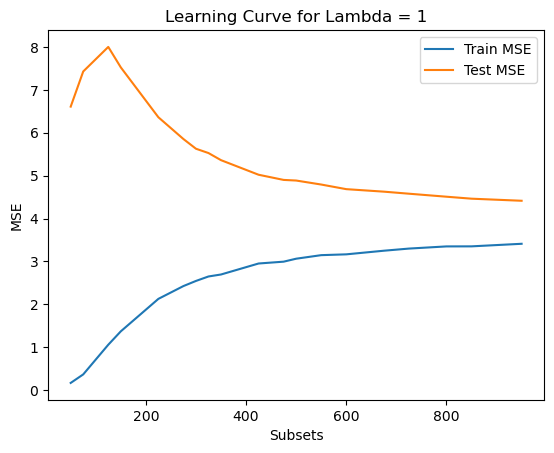

Recreate this plot in Python.
import pandas as pd
import numpy as np
import random as rand
import matplotlib.pyplot as plt

'''
mse_calculator calculates the mse for training and test data for a single
value of lambda, given a lambda, training matrix, and test matrix as input.

It returns the list [lambda, train mse,  test mse]

'''
def mse_calculator(lmbda, df_train, df_test):

    #create relevant matrices for TRAIN
    df_train_x = df_train.drop(["y"], axis=1)
    df_train_x.insert(0,"x0", 1)
    df_train_y = df_train[["y"]]
    df_train_xT = df_train_x.T
    df_train_xTx = df_train_xT.dot(df_train_x)
    
    #create lambda*I matrix
    lam = lmbda
    ID_matrix = np.eye(len(df_train_xTx.columns))
    lmbda_ID = lam * ID_matrix
    
    #create relevant matrices for TEST
    df_test_x = df_test.drop(["y"], axis=1)
    df_test_x.insert(0,"x0", 1)
    df_test_y = df_test[["y"]]
    
    #3. calculating (xT*x + lambda*I) for TRAIN
    df_train_xTx_Lmbda = df_train_xTx + lmbda_ID
    
    #calculating inverse of (xT*x + lambda*I) for TRAIN
    df_train_inverse = pd.DataFrame(np.linalg.inv(df_train_xTx_Lmbda))
    
    #rename columns of df_inverse to match with df_y rows for TRAIN
    for x in range(len(df_train_inverse.columns)):
        df_train_inverse.rename({x:f"x{x}"}, axis = 1, inplace = True)
    
    #x-dagger = (xT*x +lambda*I)^-1*xT for TRAIN
    df_train_dagger = df_train_inverse.dot(df_train_xT)

    #final calculation to get w for TRAIN
    df_w = df_train_dagger.dot(df_train_y)

    #rename rows of df_w_train to match with df_x_train columns
    for x in range(len(df_w.index)):
        df_w.rename({x:f"x{x}"}, axis = 0, inplace = True)

    #4. calculating MSE
    #calculating 1/N*||xw - y||^2 for TRAIN
    df_train_xw = df_train_x.dot(df_w)
    df_mse_train = ((df_train_xw - df_train_y)**2)/len(df_train_x)
    
    #calculating 1/N*||xw - y||^2 for TEST
    df_test_xw = df_test_x.dot(df_w)
    df_test_mse = ((df_test_xw - df_test_y)**2)/len(df_test_x)
    
    #summing all values in matrix df_mse to get ||xw - y||^2 for TRAIN
    mse_train = df_mse_train.sum()
    
    #summing all values in matrix df_mse to get ||xw - y||^2 for TEST
    mse_test = df_test_mse.sum()  
    
    return [lam, mse_train.values[0], mse_test.values[0]]


#import csv file for train-100-10
df_raw_train = pd.read_csv("HW1_dataset//train-1000-100.csv")

#import csv file for test-100-10
df_raw_test = pd.read_csv("HW1_dataset//test-1000-100.csv")

#number of times process is repeated before averaging
trials = 50

#list of the number of observances for each subset
subset = [50,75,125,150,225,275,300,325,350,425,475,500,550,600,675,725,800,850,950]

#df to track MSE across number of trials
df_trial = pd.DataFrame({"trials":[x for x in range(1,trials+1)]})
for x in subset:
    df_trial[f"train {x}"] = 0.0
    df_trial[f"test {x}"] = 0.0

#df to store final avg mse's to graph
df_lmbda = pd.DataFrame({"subsets":subset, "train MSE":0.0, "test MSE":0.0})

#%%
#iterate through different subsets
for sub in subset:
    for x in range(1,trials+1): # num of times process is repeated
        df_subset = df_raw_train.sample(sub) #rand sample of subset
        mse = mse_calculator(1, df_subset, df_raw_test) #calculates mse for each subset
        
        #store trial value in df_trial for train and test
        df_trial.loc[df_trial["trials"] == x, f"train {sub}"] = mse[1]
        df_trial.loc[df_trial["trials"] == x, f"test {sub}"] = mse[2]
        
    #average trial MSE's for train and test
    avg_subset_mse_train = df_trial[f"train {sub}"].mean() 
    avg_subset_mse_test = df_trial[f"test {sub}"].mean() 
    
    #stor avg'd MSE's to df_lmbda for graphing
    df_lmbda.loc[df_lmbda["subsets"] == sub, "train MSE"] = avg_subset_mse_train
    df_lmbda.loc[df_lmbda["subsets"] == sub, "test MSE"] = avg_subset_mse_test
    
#sort subsets ascending for graphing
df_lmbda = df_lmbda.sort_values(by="subsets")

#exports df_lmbda to csv
df_lmbda.to_csv("prob3_lmbda_1.csv", index = False)

print(df_trial)
print(df_lmbda)
   
#create scatter plot of lmbda_1 graph
plt.plot(df_lmbda["subsets"], df_lmbda["train MSE"], label = "Train MSE")
plt.plot(df_lmbda["subsets"], df_lmbda["test MSE"], label = "Test MSE")
plt.legend()
#plt.ylim(2,6)
plt.xlabel("Subsets")
plt.ylabel("MSE")
plt.title("Learning Curve for Lambda = 1")

plt.show()
